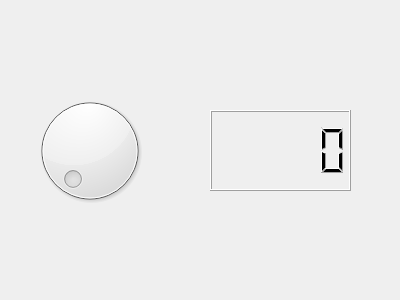
<?xml version="1.0" encoding="UTF-8"?>
<ui version="4.0">
 <class>Widget</class>
 <widget class="QWidget" name="Widget">
  <property name="geometry">
   <rect>
    <x>0</x>
    <y>0</y>
    <width>400</width>
    <height>300</height>
   </rect>
  </property>
  <property name="windowTitle">
   <string>Widget</string>
  </property>
  <widget class="QLCDNumber" name="lcdNumber">
   <property name="geometry">
    <rect>
     <x>210</x>
     <y>110</y>
     <width>141</width>
     <height>81</height>
    </rect>
   </property>
  </widget>
  <widget class="QDial" name="dial">
   <property name="geometry">
    <rect>
     <x>29</x>
     <y>90</y>
     <width>121</width>
     <height>121</height>
    </rect>
   </property>
   <property name="maximum">
    <number>100</number>
   </property>
  </widget>
 </widget>
 <layoutdefault spacing="6" margin="11"/>
 <resources/>
 <connections>
  <connection>
   <sender>dial</sender>
   <signal>sliderMoved(int)</signal>
   <receiver>lcdNumber</receiver>
   <slot>display(int)</slot>
   <hints>
    <hint type="sourcelabel">
     <x>144</x>
     <y>70</y>
    </hint>
    <hint type="destinationlabel">
     <x>286</x>
     <y>132</y>
    </hint>
   </hints>
  </connection>
 </connections>
</ui>
